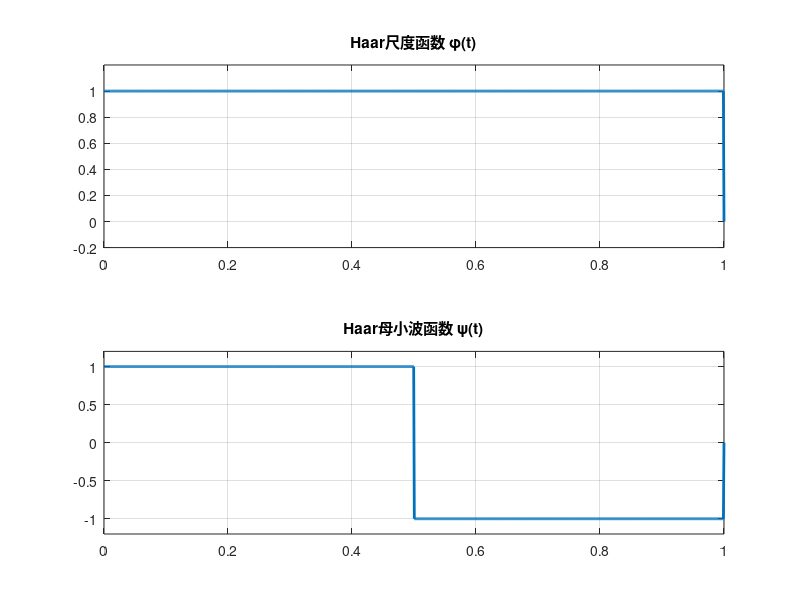

The MATLAB script that drew this image:
t = linspace(0, 1, 1000);

% 尺度函数 phi(t)
phi = double(t >= 0 & t < 1);

% 母小波函数 psi(t)
psi = double(t >= 0 & t < 0.5) - double(t >= 0.5 & t < 1);

figure;
subplot(2,1,1);
plot(t, phi, 'LineWidth', 2);
title('Haar尺度函数 \phi(t)');
ylim([-0.2, 1.2]);
grid on;

subplot(2,1,2);
plot(t, psi, 'LineWidth', 2);
title('Haar母小波函数 \psi(t)');
ylim([-1.2, 1.2]);
grid on;
